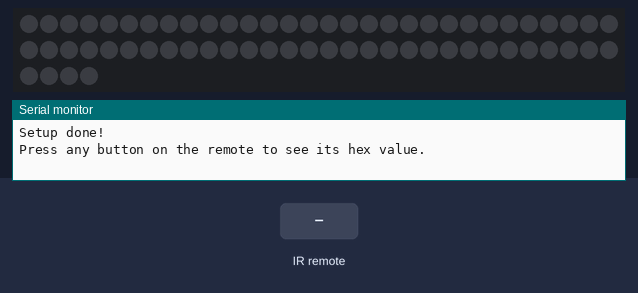
Bench run of a program on a simulated Arduino Uno, built with avr-gcc and run on an emulated ATmega328P. On the bench: 64 RGB LEDs in strip order, left to right, continuing on the next row, the last lines printed to the serial monitor. The test bench sets the inputs (shaded band). Dim RGB values are drawn brighter than linear.

Above: at 1.5 s.
1.6 s: infrared code 0x46 received
At 2.1 s:
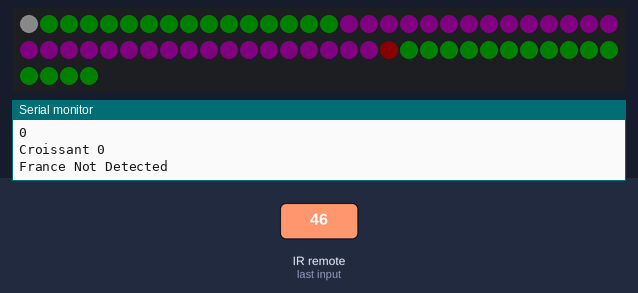
3.1 s: infrared code 0x40 received
4.6 s: infrared code 0x15 received
At 4.63 s:
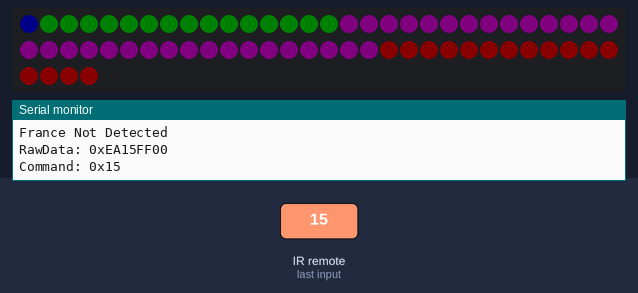
6.1 s: infrared code 0x43 received
7.6 s: infrared code 0x44 received
Timing chart, 0 to 10.6 s (numbered marks = the images above; inputs shaded):
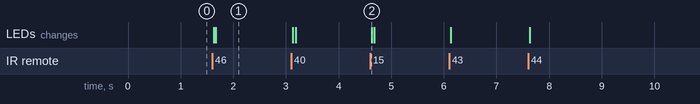

Measured:
- after the input at 1.6 s, the LEDs: first change at once (image 1 shows a later state)
- after the input at 4.6 s, the LEDs: change at once (image 2)

The program:

main.cpp
```cpp
#include <Arduino.h>
#include <FastLED.h>
#include <IRremote.hpp>
#include "InputHandler.h"
#include "LedHandler.h"

#define FAST_LED_PIN 11
#define REMOTE_PIN 3

FASTLED_USING_NAMESPACE
/*
Hex values for remote buttons
Left arrow:BB44FF00
Right arrow:BC43FF00
Up arrow:B946FF00
Down arrow:EA15FF00
OK button:BF40FF00
Library link: https://github.com/Arduino-IRremote/Arduino-IRremote
*/

CRGB leds[64];
int **rbArr = create2DArray(8, 8);

void setup()
{
  Serial.begin(9600);
  pinMode(REMOTE_PIN, INPUT);

  IrReceiver.begin(REMOTE_PIN, ENABLE_LED_FEEDBACK);

  FastLED.setBrightness(10);

  delay(300);
  seed2DArray(rbArr, 8, 8);
  FastLED.addLeds<WS2812B, FAST_LED_PIN, GRB>(leds, 64);
  Serial.println("Setup done!");
  Serial.println("Press any button on the remote to see its hex value.");
}

uint8_t hue = 0;
int ledIndex = 0;

void loop()
{
  if(IrReceiver.decode())
  {
    Serial.print("RawData: 0x");
    Serial.println(IrReceiver.decodedIRData.decodedRawData, HEX);

    Serial.print("Command: 0x");
    Serial.println(IrReceiver.decodedIRData.command, HEX);

    unsigned long key = IrReceiver.decodedIRData.command;
    Serial.println(key, HEX);

    switch(key)
    {
      case 0x44:
        Serial.println("Left Arrow");
        ledIndex > 0 ? ledIndex-- : ledIndex = 0;

        ResetLEDStateColors(rbArr, leds, 8, 8);
        SetCursor(ledIndex, leds);
        break;
      case 0x43:
        Serial.println("Right Arrow");
        delay(10);
        ledIndex > 14 ? ledIndex = 0 : ledIndex++;

        ResetLEDStateColors(rbArr, leds, 8, 8);
        delay(10);
        SetCursor(ledIndex, leds);
        break;
      case 0x46:
        Serial.println("Up Arrow");

        ChangeValue(ledIndex, rbArr, REMOTE_INPUT::UP_ARROW);
        DecodeAndPrint(rbArr, 8, leds);

        break;
      case 0x15:
        Serial.println("Down Arrow");

        ChangeValue(ledIndex, rbArr, REMOTE_INPUT::DOWN_ARROW);
        DecodeAndPrint(rbArr, 8, leds);

        break;
      case 0x40:
        Serial.println("OK Button");

        ChangeValue(ledIndex, rbArr, REMOTE_INPUT::OK_BUTTON);
        DecodeAndPrint(rbArr, 8, leds);

        break;
      default:
        Serial.println("Unknown Key");
    }

    IrReceiver.resume();

    RBDigit *rbDigArr = ConvertTo1DRBArray(rbArr, 2, 8);

    int rbSize = 16;

    int *nbArr = rb_to_binary_serial(rbDigArr, 16, &rbSize);

    bool isFrance = checkForFrance(nbArr, rbSize);

    if(isFrance)
    {
      Serial.println("France Detected");
    }

    PrintCurrentLEDStateColors(rbArr, leds, 8, 8, isFrance);

    free(nbArr);
    free(rbDigArr);

    SetCursor(ledIndex, leds);
  }

}
```

InputHandler.h
```cpp
#include <stdio.h>
#include <stdlib.h>
#include <FastLED.h>
#include <IRremote.hpp>
#include <Arduino.h>
#include "../include/decoder.h"

enum REMOTE_INPUT
{
    LEFT_ARROW,
    RIGHT_ARROW,
    UP_ARROW,
    DOWN_ARROW,
    OK_BUTTON
};

RBDigit* ConvertTo1DRBArray(int **arr, int rowsCount, int colCount)
{
    RBDigit* singleDArr = (RBDigit *)malloc(rowsCount * colCount * sizeof(RBDigit));

    int singleDArrIndex = 0;

    for (int i = 0; i < rowsCount; i++)
    {
        for (int j = 0; j < colCount; j++)
        {
            singleDArr[singleDArrIndex] = value_to_rb_digit(arr[i][j]);
            singleDArrIndex++;
        }
    }
    return singleDArr;
}

int *ConvertTo1DArray(int **arr, int rowsCount, int colCount)
{
    int *singleDArr = (int *)malloc(rowsCount * colCount * sizeof(int));

    int singleDArrIndex = 0;

    for (int i = 0; i < rowsCount; i++)
    {
        if (i % 2 == 0)
        {
            for (int j = 0; j < colCount; j++)
            {
                singleDArr[singleDArrIndex] = arr[i][j];
                singleDArrIndex++;
            }
        }

        else
        {
            for (int j = (colCount - 1); j >= 0; j--)
            {
                singleDArr[singleDArrIndex] = arr[i][j];
                singleDArrIndex++;
            }
        }
    }
    return singleDArr;
}

int** create2DArray(int rowsCount, int colCount)
{
    int **arr = (int **)malloc(rowsCount * sizeof(int *));

    for (int i = 0; i < rowsCount; i++)
    {
        arr[i] = (int *)malloc(colCount * sizeof(int));
    }

    return arr;
}

void seed2DArray(int **arr, int rowsCount, int colCount)
{
    for (int i = 0; i < rowsCount; i++)
    {
        if(i < 2)
        {
            for (int j = 0; j < colCount; j++)
            {
                arr[i][j] = 0;
            }
        }

        else if(i > 1 && i < 6)
        {
            for (int j = 0; j < colCount; j++)
            {
                arr[i][j] = 2;
            }
        }

        else
        {
            for (int j = 0; j < colCount; j++)
            {
                arr[i][j] = 0;
            }
        }
    }
}

void free2DArray(int **arr, int rowsCount)
{
    for (int i = 0; i < rowsCount; i++)
    {
        free(arr[i]);
    }
    free(arr);
}

void SetCursor(int ledIndex, CRGB* leds)
{
    leds[ledIndex] = CRGB::White;
    FastLED.show();
}

void ChangeValue(int ledIndex, int **rbArr, REMOTE_INPUT remote)
{
    int* arr = ConvertTo1DArray(rbArr, 2, 8);

    switch (remote)
    {
        case REMOTE_INPUT::OK_BUTTON:
            arr[ledIndex] = 0;
            break;

        case REMOTE_INPUT::DOWN_ARROW:
            arr[ledIndex] = -1;
            break;

        case REMOTE_INPUT::UP_ARROW:
            arr[ledIndex] = 1;
            break;

        default:
            break;
    }

    int rbXIndex = ledIndex > 7 ? ledIndex - 8 : ledIndex;
    int rbYIndex = ledIndex > 7 ? 1 : 0;

    rbArr[rbYIndex][rbXIndex] = arr[ledIndex];
    free(arr);
}
```

LedHandler.h
```cpp
#include <Arduino.h>
#include <FastLED.h>
#include <decoder.h>

void PrintFranceFlag(CRGB *leds, int **arr)
{
    // Set the first 3 columns to blue, white, and red respectively
    for (int i = 0; i <= 8; i++)
    {
        for (int j = 1; j <= 6; j++)
        {
            if(arr[i][j] == 2)
            {
                if (j < 3)
                {
                    leds[j + (i * 8)] = CRGB::Blue; // Set blue for first column
                }
                else if (j >= 3 && j < 5)
                {
                    leds[j + (i * 8)] = CRGB::White; // Set white for second column
                }
                else
                {
                    leds[j + (i * 8)] = CRGB::Red; // Set red for third column
                }
            }
        }
    }
}

void PrintCurrentLEDStateColors(int **arr, CRGB* leds, int rowsCount, int colCount, bool showFrance = false)
{
    for (int i = 0; i < 8; i++)
    {
        for (int j = 0; j < 8; j++)
        {
            switch (arr[i][j])
            {
                case 1:
                    leds[j + (i * 8)] = CRGB::Red;
                    break;
                case 0:
                    leds[j + (i * 8)] = CRGB::Green;
                    break;
                case -1:
                    leds[j + (i * 8)] = CRGB::Blue;
                    break;
                case 2:
                    leds[j + (i * 8)] = CRGB::Purple;
                    break;
                default:
                    break;
            }
        }
    }

    if(showFrance)
    {
        Serial.println("France Detected");
        PrintFranceFlag(leds, arr);
    }

    else
    {
        Serial.println("France Not Detected");
    }

    FastLED.show();
}

void ResetLEDStateColors(int **arr, CRGB *leds, int rowsCount, int colCount)
{
    for (int i = 0; i < 8; i++)
    {
        for (int j = 0; j < 8; j++)
        {
            switch (arr[i][j])
            {
            case 1:
                leds[j + (i * 8)] = CRGB::Red;
                break;
            case 0:
                leds[j + (i * 8)] = CRGB::Black;
                break;
            case -1:
                leds[j + (i * 8)] = CRGB::Blue;
                break;
            case 2:
                leds[j + (i * 8)] = CRGB::Purple;
                break;
            default:
                break;
            }
        }
    }
}

bool checkForFrance(int *arr, int arr_length)
{
    // Fr = 01000110 01110010

    int fr[16] = {0, 1, 0, 0, 0, 1, 1, 0, 0, 1, 1, 1, 0, 0, 1, 0};
    int index = 0;

    for (int i = 0; i < arr_length; i++)
    {
        Serial.println(arr[i]);
        Serial.println(fr[i]);
        if (i == 15)
        {
            return true;
        }
        if (arr[i] != fr[i])
        {
            Serial.print("Croissant ");
            Serial.println(i);
            return false;
        }
    }
    return true;
}

void DecodeAndPrint(int **arr, int rbSize, CRGB *leds)
{
    RBDigit *rbArr = ConvertTo1DRBArray(arr, 2, 8);

    int* nbArr = rb_to_binary_serial(rbArr, 16, &rbSize);

    for (int i = 6; i < 8; i++)
    {
        if(i == 6)
        {
            for (int j = 0; j < 8; j++)
            {
                arr[i][j] = nbArr[j];
            }
        }

        else
        {
            for (int j = 0; j < 8; j++)
            {
                arr[i][j] = nbArr[j+8];
            }
        }
    }

    PrintCurrentLEDStateColors(arr, leds, 8, 8, checkForFrance(nbArr, 16));

    //Wycieką pamienci muwimy nie!!!
    free(rbArr);
    free(nbArr);
}
```

decoder.h
```cpp
#ifndef DECODER_H
#define DECODER_H

#include <stdio.h>
#include <stdlib.h>

// Struktura reprezentująca cyfrę RB
typedef struct
{
    int S; // Sign bit
    int D; // Data bit
} RBDigit;

// Funkcja do konwersji pojedynczej cyfry RB na wartość {-1, 0, 1}
int rb_digit_to_value(RBDigit digit)
{
    if (digit.S == 0 && digit.D == 0)
        return 0; // (0,0) -> 0
    if (digit.S == 0 && digit.D == 1)
        return 1; // (0,1) -> 1
    if (digit.S == 1 && digit.D == 1)
        return -1; // (1,1) -> -1
    return 0;      // invalid case
}

// Funkcja do utworzenia cyfry RB z wartości {-1, 0, 1}
RBDigit value_to_rb_digit(int value)
{
    RBDigit digit;
    switch (value)
    {
    case 0:
        digit.S = 0;
        digit.D = 0;
        break; // 0 -> (0,0)
    case 1:
        digit.S = 0;
        digit.D = 1;
        break; // 1 -> (0,1)
    case -1:
        digit.S = 1;
        digit.D = 1;
        break; // -1 -> (1,1)
    default:
        digit.S = 0;
        digit.D = 0;
        break;
    }
    return digit;
}

// Implementacja algorytmu szeregowego z artykułu
int *rb_to_binary_serial(RBDigit *rb_number, int n, int *result_size)
{
    // Wynik będzie miał n+1 bitów (zgodnie z artykułem)
    *result_size = n + 1;
    int *binary_result = (int *)calloc(*result_size, sizeof(int));

    int C = 0; // Zmienna convert, inicjalnie C0 = 0

    // Przetwarzamy od najmłodszej cyfry (indeks 0) do najstarszej
    for (int i = 0; i < n; i++)
    {
        int S_i = rb_number[i].S;
        int D_i = rb_number[i].D;

        // Implementacja reguł konwersji z Tabeli I w artykule
        int B_i, C_next;

        if (S_i == 0 && D_i == 0)
        { // X_i = 0
            if (C == 0)
            {
                B_i = 0;
                C_next = 0;
            }
            else
            {
                B_i = 1;
                C_next = 1;
            }
        }
        else if (S_i == 0 && D_i == 1)
        { // X_i = 1
            if (C == 0)
            {
                B_i = 1;
                C_next = 0;
            }
            else
            {
                B_i = 0;
                C_next = 0;
            }
        }
        else if (S_i == 1 && D_i == 1)
        { // X_i = -1
            if (C == 0)
            {
                B_i = 1;
                C_next = 1;
            }
            else
            {
                B_i = 0;
                C_next = 1;
            }
        }
        else
        {
            // Nieprawidłowa kombinacja
            B_i = 0;
            C_next = C;
        }

        binary_result[i] = B_i;
        C = C_next;
    }

    // Najstarszy bit wyniku to ostatnia wartość C
    binary_result[n] = C;

    return binary_result;
}

#endif
```
